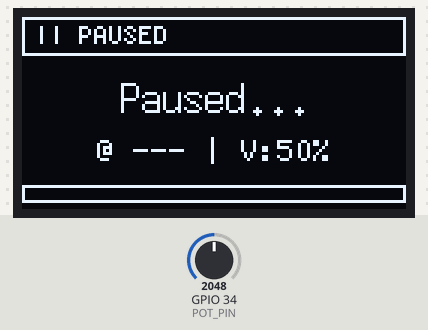
Recording of a sketch running on a simulated ESP32. Shown: 128×64 one-colour display. Inputs (shaded band) come from the test bench; at power-on: GPIO 34 (POT_PIN) = 2048. WiFi joins after 1.5 s; servers stay silent unless stated; uploads are accepted with an empty reply; what the sketch prints to the serial monitor is not drawn.

Above: at 2.7 s.
2.8 s: GPIO 34 (POT_PIN) set to 1460
At 4.6 s:
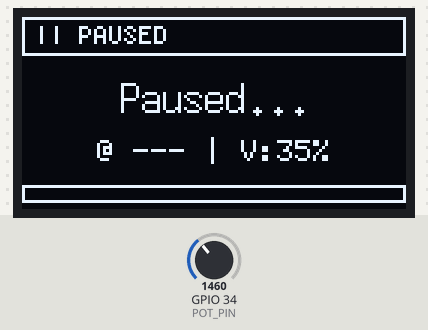
4.9 s: GPIO 34 (POT_PIN) set to 1540
At 6.3 s:
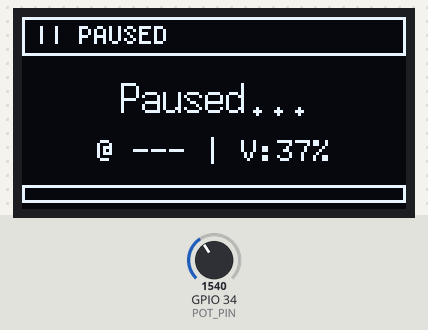
6.6 s: GPIO 34 (POT_PIN) set to 1228
At 7.9 s:
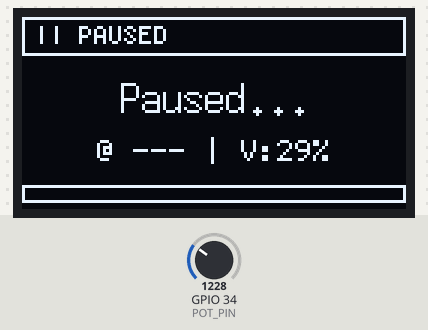
Timing chart, 0 to 9.6 s (numbered marks = the images above; inputs shaded):
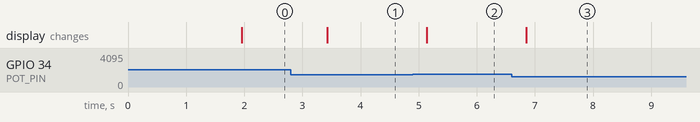

The sketch:

espcode.ino
```cpp
#include <Arduino.h>
#include <WiFi.h>
#include <HTTPClient.h>
#include <ArduinoJson.h>
#include <U8g2lib.h>
#include <Wire.h>

// ── USER SETTINGS / KULLANICI AYARLARI ──────────────────────────────────────────
const char* ssid     = "YOUR_WIFI_SSID";          // Your Wi-Fi Name / Wi-Fi Adınız
const char* password = "YOUR_WIFI_PASSWORD";      // Your Wi-Fi Password / Wi-Fi Şifreniz
const char* ip_address = "YOUR_COMPUTER_IP";      // Your PC's Local IP (e.g. 192.168.1.35) / Bilgisayarınızın Yerel IP Adresi

// Endpoint definitions / İstek adresleri
const String serverName = "http://" + String(ip_address) + ":5000/now-playing";
const String volumeUrl  = "http://" + String(ip_address) + ":5000/set-volume?vol=";
// ────────────────────────────────────────────────────────────────────────────────

#define POT_PIN 34 // Potentiometer middle pin (Analog ADC1) / Potansiyometre orta bacak pini

// SH1106 128x64 OLED Display configuration (SDA=21, SCL=22)
// SH1106 128x64 OLED Ekran Tanımlaması (SDA=21, SCL=22)
U8G2_SH1106_128X64_NONAME_1_HW_I2C u8g2(U8G2_R0, /* reset=*/ U8X8_PIN_NONE, /* clock=*/ 22, /* data=*/ 21);

// Global Spotify Variables / Global Spotify Değişkenleri
String trackName = "---";
String artistName = "---";
long progressMs = 0;
long durationMs = 1;
bool isPlaying = false;

// Interface and Animation Variables / Arayüz ve Animasyon Değişkenleri
int scrollPos = 0;
int textWidth = 0;
bool shouldScroll = false;
int lastVolume = 0;

// Timers / Zamanlayıcılar
unsigned long lastFetchTime = 0;
unsigned long lastScrollTime = 0;
unsigned long lastPotTime = 0;

void setup() {
  Serial.begin(115200);
  u8g2.begin();

  pinMode(POT_PIN, INPUT);

  // Connect to Wi-Fi / Wi-Fi Bağlantısını Başlatma
  WiFi.begin(ssid, password);
  while (WiFi.status() != WL_CONNECTED) {
    delay(500);
    Serial.print(".");
  }
  Serial.println("\nWi-Fi Connected / Baglandi!");
}

void loop() {
  unsigned long currentMillis = millis();

  // 1. Potentiometer Read & Volume Update Loop (Every 200ms)
  // 1. Potansiyometre Okuma ve Ses Gönderme Döngüsü (Her 200ms'de bir)
  if (currentMillis - lastPotTime >= 200) {
    lastPotTime = currentMillis;

    int potValue = analogRead(POT_PIN);
    // Map 12-bit ADC (0-4095) to percentage (0-100)
    // 12-bit ADC değerini (0-4095) yüzdeye (%0-100) haritalıyoruz
    int currentVolume = map(potValue, 0, 4095, 0, 100);

    // Send request only if change is greater than 2% to avoid noise jitter
    // Parazitleri engellemek için sadece %2 ve üzeri değişimlerde istek at
    if (abs(currentVolume - lastVolume) >= 2) {
      lastVolume = currentVolume;

      if (WiFi.status() == WL_CONNECTED) {
        HTTPClient http;
        String fullVolUrl = volumeUrl + String(currentVolume);

        http.begin(fullVolUrl);
        int httpCode = http.GET();
        http.end();

        Serial.print("PC Volume Set: %");
        Serial.println(currentVolume);
      }
    }
  }

  // 2. Fetch Spotify Data from Python Bridge (Every 1500ms)
  // 2. 1.5 saniyede bir Python Flask Köprüsünden verileri çek
  if (currentMillis - lastFetchTime >= 1500) {
    lastFetchTime = currentMillis;

    if (WiFi.status() == WL_CONNECTED) {
      HTTPClient http;
      http.begin(serverName);
      http.setUserAgent("ESP32");

      int httpCode = http.GET();

      if (httpCode == 200) {
        String payload = http.getString();
        JsonDocument doc;
        DeserializationError error = deserializeJson(doc, payload);

        if (!error) {
          String newTrack = doc["track"].as<String>();
          artistName = doc["artist"].as<String>();
          progressMs = doc["progress"].as<long>();
          durationMs = doc["duration"].as<long>();
          isPlaying = doc["is_playing"].as<bool>();

          // If song changed, calculate text width for scrolling
          // Eğer yeni bir şarkıya geçildiyse kaydırma kontrolü için genişlik hesapla
          if (newTrack != trackName) {
            trackName = newTrack;
            u8g2.setFont(u8g2_font_7x14_tr);
            textWidth = u8g2.getUTF8Width(trackName.c_str());

            // Scroll only if text is wider than screen (128px), otherwise center it
            // Yazı ekrandan (128px) büyükse kaydır, sığıyorsa ortala
            if (textWidth > 128) {
              shouldScroll = true;
              scrollPos = 10;
            } else {
              shouldScroll = false;
              scrollPos = (128 - textWidth) / 2;
            }
          }
        }
      }
      http.end();
    }
  }

  // Fluid progress bar estimation / Akıcı ilerleme çubuğu simülasyonu
  if (isPlaying && progressMs < durationMs) {
    progressMs += (currentMillis - lastScrollTime);
  }

  // 3. Screen Refresh & Scroll Animation Loop (Every 30ms)
  // 3. Ekran Güncelleme ve Kaydırma Animasyonu Döngüsü (Her 30ms'de bir)
  if (currentMillis - lastScrollTime >= 30) {
    lastScrollTime = currentMillis;

    if (shouldScroll && isPlaying) {
      scrollPos--;
      if (scrollPos < -textWidth) {
        scrollPos = 128;
      }
    }

    u8g2.firstPage();
    do {
      // Header Frame / Üst Arayüz Çerçevesi
      u8g2.drawFrame(0, 0, 128, 13);
      u8g2.setFont(u8g2_font_5x7_tr);

      if (isPlaying) {
        u8g2.drawStr(4, 9, ">> CYBERPUNK SPOTIFY");
        u8g2.setFont(u8g2_font_7x14_tr);
        u8g2.drawStr(scrollPos, 32, trackName.c_str());
      } else {
        u8g2.drawStr(4, 9, "|| PAUSED");
        u8g2.setFont(u8g2_font_7x14_tr);
        int pausedWidth = u8g2.getUTF8Width("Paused...");
        u8g2.drawStr((128 - pausedWidth) / 2, 32, "Paused...");
      }

      // Artist Info & Current Volume / Sanatçı ve Güncel Ses Seviyesi
      u8g2.setFont(u8g2_font_6x12_tr);
      String displayStr = "@ " + artistName + " | V:" + String(lastVolume) + "%";
      int strWidth = u8g2.getUTF8Width(displayStr.c_str());
      int strX = (strWidth > 128) ? 0 : (128 - strWidth) / 2;
      u8g2.drawStr(strX, 48, displayStr.c_str());

      // Progress Bar Frame & Box / Alt Bar: İlerleme Çubuğu Çizimi
      u8g2.drawFrame(0, 56, 128, 6);
      if (durationMs > 0) {
        int barWidth = (progressMs * 126) / durationMs;
        if (barWidth > 126) barWidth = 126;
        if (barWidth < 0) barWidth = 0;
        u8g2.drawBox(1, 57, barWidth, 4);
      }
    } while (u8g2.nextPage());
  }
}
```

Measured:
- after the input at 2.8 s, the display: changes after 0.63 s (image 1)
- after the input at 4.9 s, the display: changes after 0.24 s (image 2)
- after the input at 6.6 s, the display: changes after 0.25 s (image 3)
